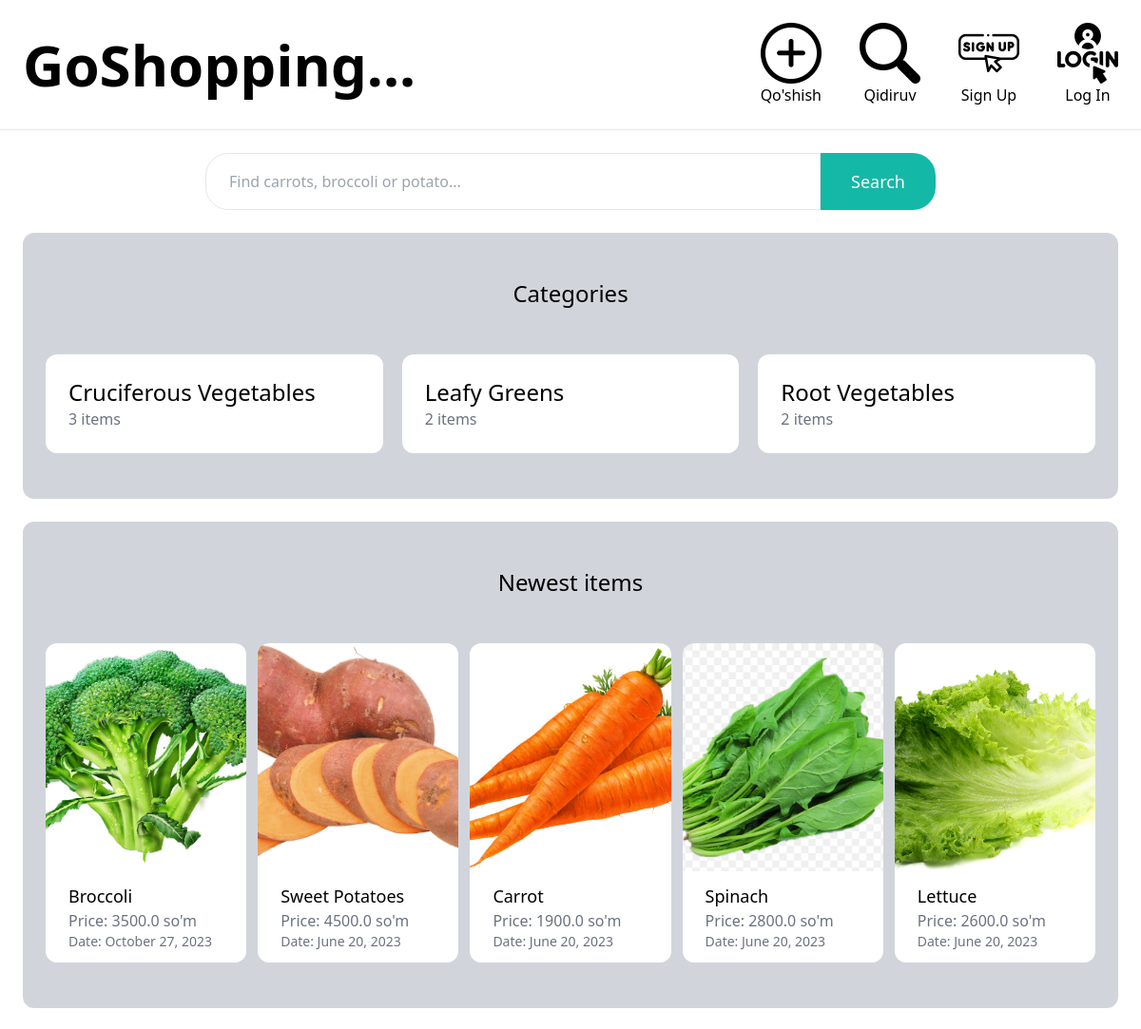
Before: / (upper part) with the older database file.
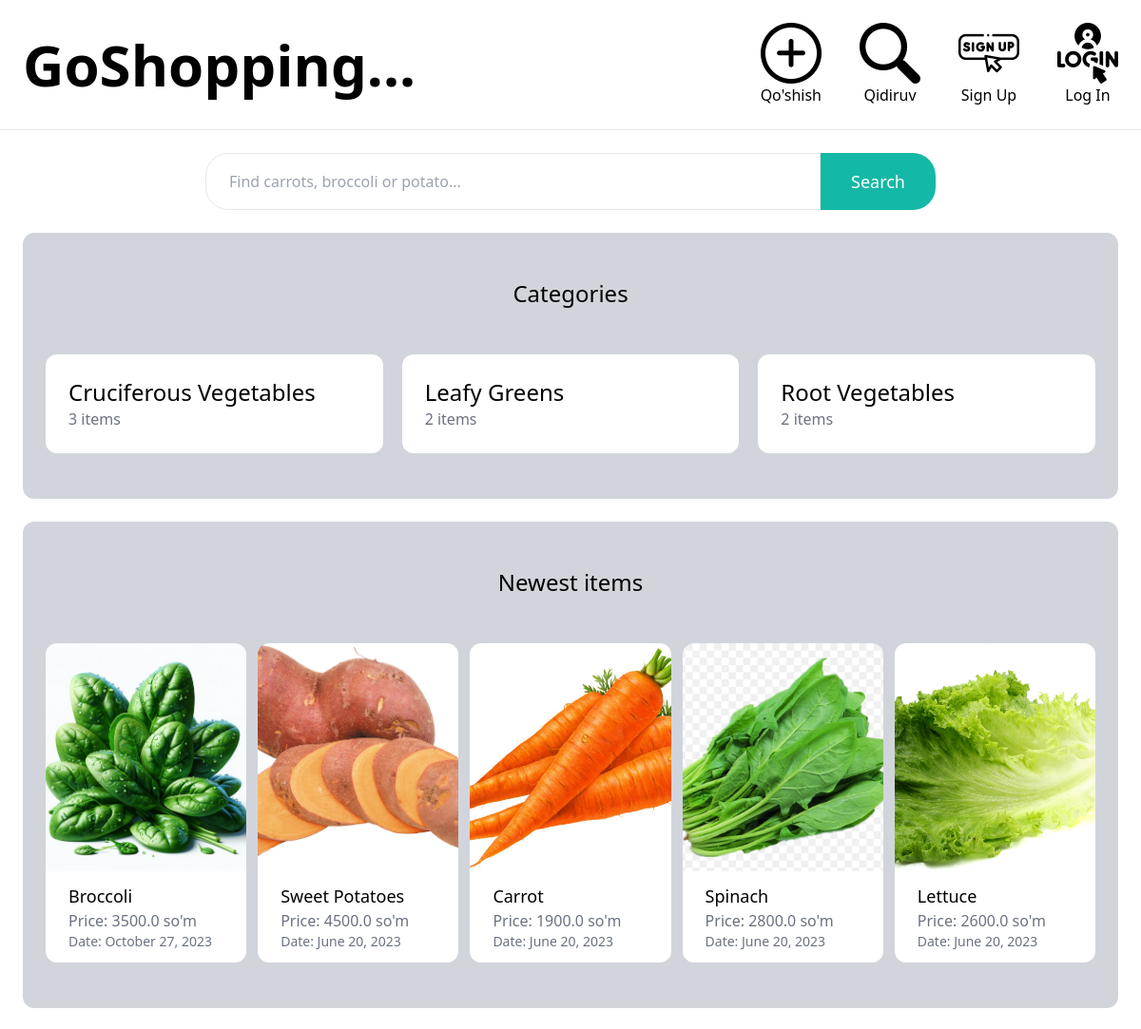
After: the same page with the newer database file.
### items/models.py (models this page shows, shortened)
class Item(models.Model):
    category = models.ForeignKey(Category, related_name='items', on_delete=models.CASCADE)
    name = models.CharField(max_length=255)
    description = models.TextField(blank=True, null=True)
    phone_number = models.CharField(max_length=14, default='')
    price = models.FloatField()
    image = models.ImageField(upload_to='item_images', blank=True, null=True)
    is_sold = models.BooleanField(default=False)
    shipping = models.BooleanField(default=False)
    created_at = models.DateTimeField(auto_now_add=True)
    created_by = models.ForeignKey(settings.AUTH_USER_MODEL, related_name='items', on_delete=models.CASCADE)
    supply_ability = models.FloatField()
    supply_ability_unit = models.CharField(max_length=255, default='')
    supply_ability_length = models.CharField(max_length=255, default='')
    supply_period = models.CharField(max_length=255, default='')
    payment_method = models.CharField(max_length=255, default='')
    def image_url(self):
        if self.image and hasattr(self.image, 'url'):
            return self.image.url

### core/views.py (the view)
# urls.py: path('', views.index, name='index'),
def index(request):
    items = Item.objects.filter(is_sold=False).order_by("-created_at")
    categories = Category.objects.all()
    return render(request, 'core/index.html', {
        'items': items,
        'categories': categories,
    })

### core/templates/core/index.html (shortened to what this page needs)
{% extends 'core/base.html' %}
{% block content %}
{% load static %}
<form method="get" action="{% url 'items:browse' %}" class="flex items-center justify-center mb-6">
  <div class="flex w-full md:w-2/3">
      <input name="query" class="w-full py-2 md:py-4 px-3 md:px-6 border rounded-l-3xl" type="text" value="{{ query }}" placeholder="Find carrots, broccoli or potato...">
      <button class="py-2 md:py-4 px-4 md:px-8 text-lg rounded-r-3xl bg-teal-500 text-white">Search</button>
  </div>
</form>
<div class="px-6 py-12 bg-gray-300 rounded-xl">
  <h2 class="mb-12 text-2xl text-center">Categories</h2>
  <div class="grid grid-cols-1 md:grid-cols-3 gap-5">
    {% for category in categories %}
    <div class='rounded-xl bg-white transition-shadow hover:shadow-lg'>
      <a href="{% url 'items:browse' %}?category={{ category.id }}">
        <div class="p-6 rounded-xl">
          <h2 class="text-2xl">{{ category.name }}</h2>
          <p class="text-gray-500">{{ category.items.count }} items</p>
        </div>
      </a>
    </div>
    {% endfor %}
  </div>
</div>
<div class="mt-6 px-6 py-12 bg-gray-300 rounded-xl">
  <h2 class="text-xl sm:text-2xl mb-12 text-center">Newest items</h2>
  <div class="grid grid-cols-1 sm:grid-cols-3 md:grid-cols-5 gap-3">
    {% for item in items|slice:":5" %}
    <div class="rounded-xl transition-shadow hover:shadow-lg">
        <a href="{% url 'items:detail' item.id %}">
            <img src="{{ item.image_url }}" class="rounded-t-xl w-full h-15vw md:w-20vw md:h-60" style="object-fit: cover;">
            <div class="p-6 py-3 bg-white rounded-b-xl">
                <h2 class="text-sm sm:text-lg">{{ item.name }}</h2>
                <p class="text-gray-500">Price: {{ item.price }} so'm</p>
                <p class="text-gray-500 text-sm">Date: {{ item.created_at|date:"F j, Y" }}</p>
            </div>
        </a>
    </div>
    {% endfor %}
  </div>
</div>
{% endblock %}

Changed rows visible on the page:
changed Item "Broccoli": image_url: a different picture
